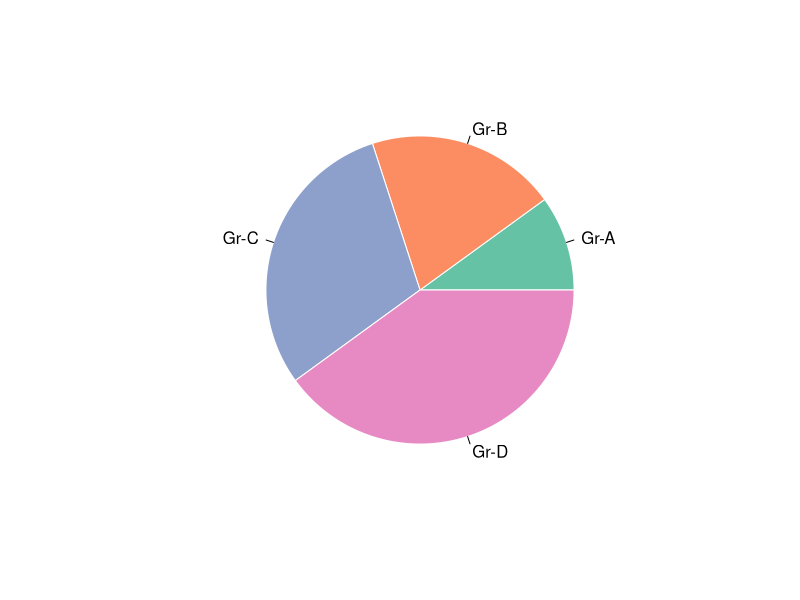

Here is the R script that generated this plot:

library(RColorBrewer)
myPalette <- brewer.pal(5, "Set2") 

# You can change the border of each area with the classical parameters:
pie(1:4, labels = c("Gr-A","Gr-B","Gr-C","Gr-D","Gr-E"), border="white", col=myPalette )